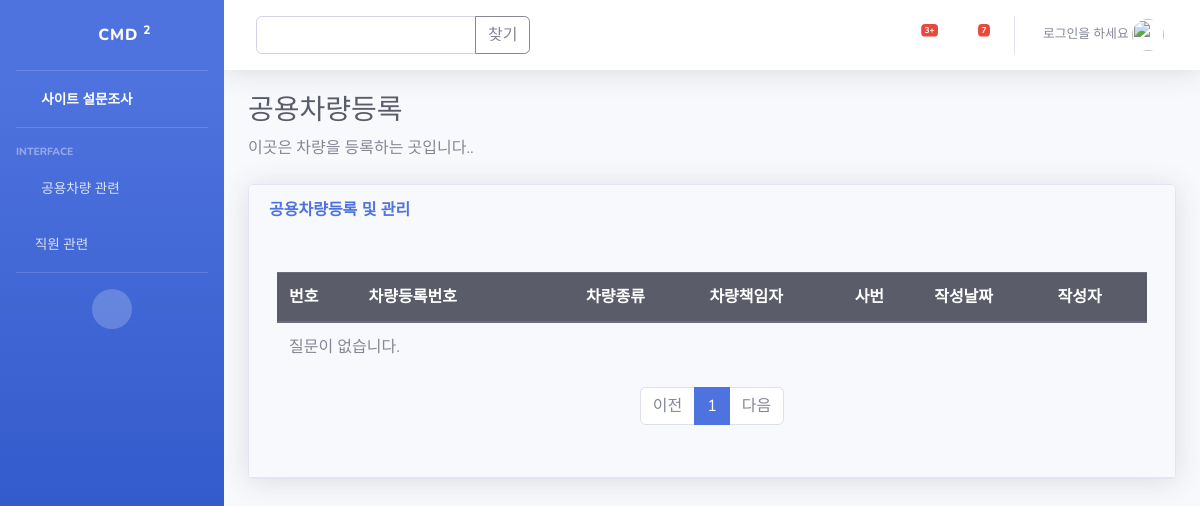
/pybo/, run on an earlier commit of the app's database.
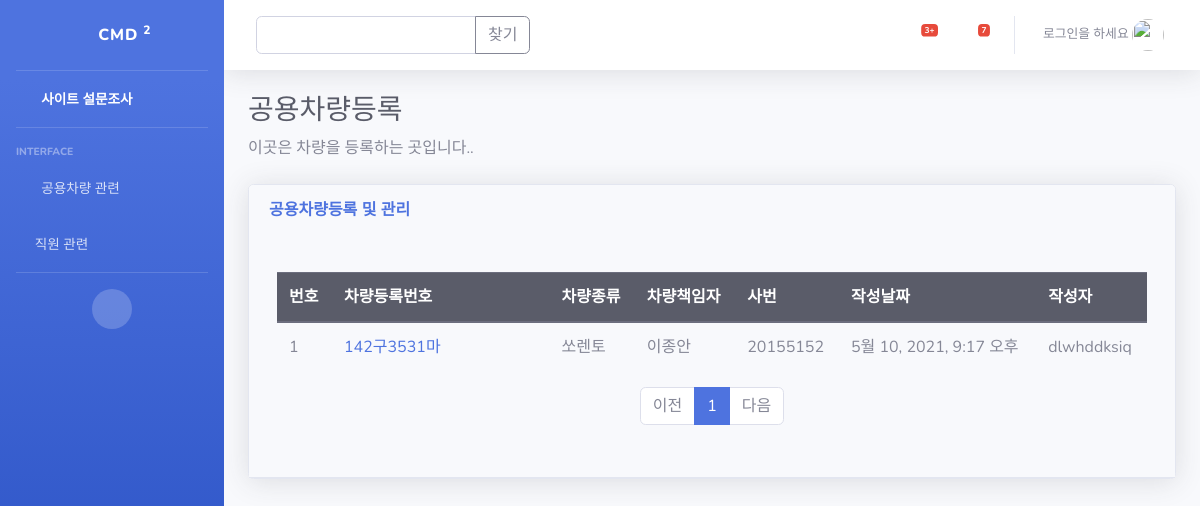
And on a later commit of the database.
### pybo/models.py (models this page shows)
class Question(models.Model):
    Car_num = models.CharField(max_length=15)
    Car_variety = models.CharField(max_length=10)
    Car_manager = models.CharField(max_length=10)
    bussiness_num = models.CharField(max_length=15)
    author = models.ForeignKey(User, on_delete=models.CASCADE)
    create_date = models.DateTimeField()
    modify_date = models.DateTimeField(null=True, blank=True)

### pybo/views.py (the view)
# urls.py: path('', views.index, name='index'),
def index(request):
    page = request.GET.get('page', '1')  # 페이지
    kw = request.GET.get('kw', '')  # 검색어
    question_list = Question.objects.order_by('-create_date')
    if kw:
        question_list = question_list.filter(
            Q(Car_num__icontains=kw)   # 제목검색
        ).distinct()
    paginator = Paginator(question_list, 10)  # 페이지당 10개씩 보여주기
    page_obj = paginator.get_page(page)
    context = {'question_list': page_obj, 'page': page, 'kw': kw}
    return render(request, 'question_list.html', context)

### templates/question_list.html (shortened to what this page needs)
{% extends 'base.html' %}
{% block content %}
    <h1 class="h3 mb-2 text-gray-800">공용차량등록</h1>
    <p class="mb-4">이곳은 차량을 등록하는 곳입니다..
    </p>
    <div class="card shadow mb-4">
    <div class="card-header py-3">
    <div class="row">
    <div class="col-sm-12 col-md-6">
        <h6 class="m-0 font-weight-bold text-primary">공용차량등록 및 관리</h6>
    </div>
    <div class="card-body">
    <div class="table-responsive">
    <table class="table table-bordered" id="dataTable" width="100%" cellspacing="0">
    <tbody>
    <div class="container my-3">
        <table class="table">
            <thead>
            <tr class="thead-dark">
                <th>번호</th>
                <th style="width:25%">차량등록번호</th>
                <th>차량종류</th>
                <th>차량책임자</th>
                <th>사번</th>
                <th>작성날짜</th>
                <th>작성자</th>
            </tr>
            </thead>
            <tbody>
            {% if question_list %}
                {% for question in question_list %}
                    <tr>
                        <td>{{ forloop.counter }}</td>
                        <td>
                            <a href="{% url 'pybo:detail' question.id %}">{{ question.Car_num }}</a>
                        </td>
                        <td>{{ question.Car_variety }}</td>
                        <td>{{ question.Car_manager }}</td>
                        <td>{{ question.bussiness_num }}</td>
                        <td>{{ question.create_date }}</td>
                        <td>{{ question.author.username }}</td>
                    </tr>
                {% endfor %}
            {% else %}
                <tr>
                    <td colspan="3">질문이 없습니다.</td>
                </tr>
            {% endif %}
            </tbody>
        </table>
    </div>
    <ul class="pagination justify-content-center">
        {% if question_list.has_previous %}
            <li class="page-item">
                <a class="page-link" data-page="{{ question_list.previous_page_number }}" href="#">이전</a>
            </li>
        {% else %}
            <li class="page-item disabled">
                <a class="page-link" tabindex="-1" aria-disabled="true" href="#">이전</a>
            </li>
        {% endif %}
        {% for page_number in question_list.paginator.page_range %}
            {% if page_number >= question_list.number|add:-5 and page_number <= question_list.number|add:5 %}
                {% if page_number == question_list.number %}
                    <li class="page-item active" aria-current="page">
                        <a class="page-link" data-page="{{ page_number }}" href="#">{{ page_number }}</a>
                    </li>
                {% else %}
                    <li class="page-item">
                        <a class="page-link" data-page="{{ page_number }}" href="#">{{ page_number }}</a>
                    </li>
                {% endif %}
            {% endif %}
        {% endfor %}
        {% if question_list.has_next %}
            <li class="page-item">
               <a class="page-link" data-page="{{ question_list.next_page_number }}" href="#">다음</a>
            </li>
        {% else %}
            <li class="page-item disabled">
                <a class="page-link" tabindex="-1" aria-disabled="true" href="#">다음</a>
            </li>
        {% endif %}
    </ul>
{% endblock %}

What changed in the data, as far as the page shows it:
added Question: Car_num "142구3531마", Car_variety "쏘렌토", Car_manager "이종안", bussiness_num "20155152", create_date "5월 10, 2021, 9:17 오후", author.username "dlwhddksiq"
Also different on the page:
text no longer shown: "질문이 없습니다."
